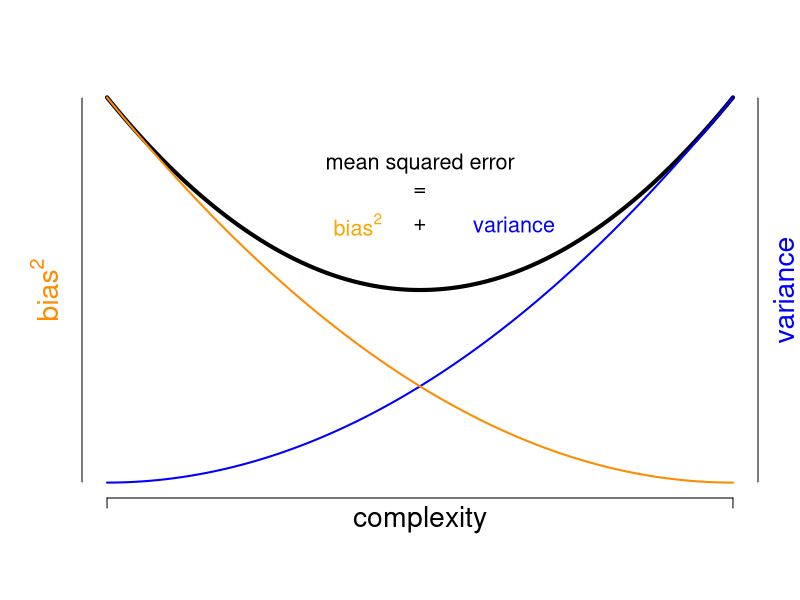

Generate this figure with R:
plot(P<-seq(-1,1,length=1000), (P+1)^2 / 2 + (-P+1)^2 / 2, col="black", type="l", 
     xlab="", ylab="", axes=F,
     ylim=c(0,2), cex=1.7, lwd=4)
lines(P, (P+1)^2 / 2 , col="blue", lwd=2)
lines(P, (-P+1)^2 / 2 , col="darkorange", lwd=2)


axis(1, at=c(-1,1), col.ticks="black", labels=c("",""))
mtext(side=1, expression(complexity), cex=1.7, line=1)

axis(2, at=c(0,2), col.ticks="white", labels=c("",""))
mtext(side=2, expression(bias^2), cex=1.7, line=1, col="darkorange")

axis(4, at=c(0,2), col.ticks="white", labels=c("",""))
mtext(side=4, "variance", cex=1.7, line=1, col="blue")

text(0, 1.6, "mean squared error\n=", cex=1.3)
text(-0.2, 1.34, expression(bias^2), cex=1.3, col="orange" )
text(0, 1.34, " + ", cex=1.3 )
text(0.3, 1.34, expression(variance), cex=1.3, col="blue" )


  # "simple\nhighly smooth\nlumped", 
  # "complex\nhighly rough\nsplit"
  # ))
